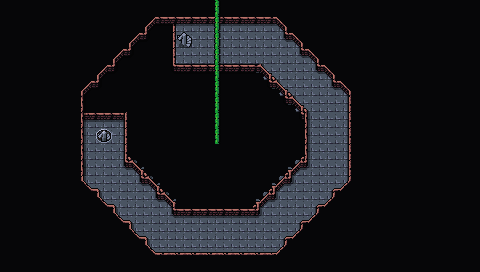

Tiled map render using the project's own tile images. Description and the map definition, with tile-layer contents summarised, below:
An orthogonal 30x17 tile map with 16x16 px tiles, 5 tile layers (Collision, Background, Walls, Clutter, ...), 2 tilesets and 2 objects.

<map version="1.5" tiledversion="1.7.2" orientation="orthogonal" renderorder="right-down" width="30" height="17" tilewidth="16" tileheight="16" infinite="0" nextlayerid="9" nextobjectid="60">
 <editorsettings>
  <export target="wastetown..tmx" format="tmx" />
 </editorsettings>
 <tileset firstgid="1" source="../../tileset/main.tsx" />
 <tileset firstgid="3477" source="../../tileset/buildings.tsx" />
 <layer id="6" name="Collision" width="30" height="17">
  <data>[510 cells, 48 non-empty, 2 distinct tile ids]</data>
 </layer>
 <layer id="1" name="Background" width="30" height="17" tintcolor="#8a3440">
  <data>[510 cells, 498 non-empty, 13 distinct tile ids]</data>
 </layer>
 <layer id="2" name="Walls" width="30" height="17">
  <data>[510 cells, 435 non-empty, 16 distinct tile ids]</data>
 </layer>
 <layer id="3" name="Clutter" width="30" height="17">
  <properties>
   <property name="spriteLayer" type="bool" value="true" />
  </properties>
  <data>[510 cells, 8 non-empty, 7 distinct tile ids]</data>
 </layer>
 <layer id="8" name="Over Sprites" width="30" height="17" tintcolor="#ffaa00">
  <data>[510 cells, 9 non-empty, 1 distinct tile ids]</data>
 </layer>
 <objectgroup id="4" name="Objects">
  <object id="58" template="../../obj/door_right.tx" x="177.5" y="46.333">
   <properties>
    <property name="teleport" value="maps/map/portal_2G.tmx" />
    <property name="teleportObjectId" value="63" />
   </properties>
  </object>
  <object id="59" template="../../obj/door_down.tx" x="98" y="144">
   <properties>
    <property name="teleport" value="maps/map/portal_2E.tmx" />
    <property name="teleportObjectId" value="56" />
   </properties>
  </object>
 </objectgroup>
</map>
